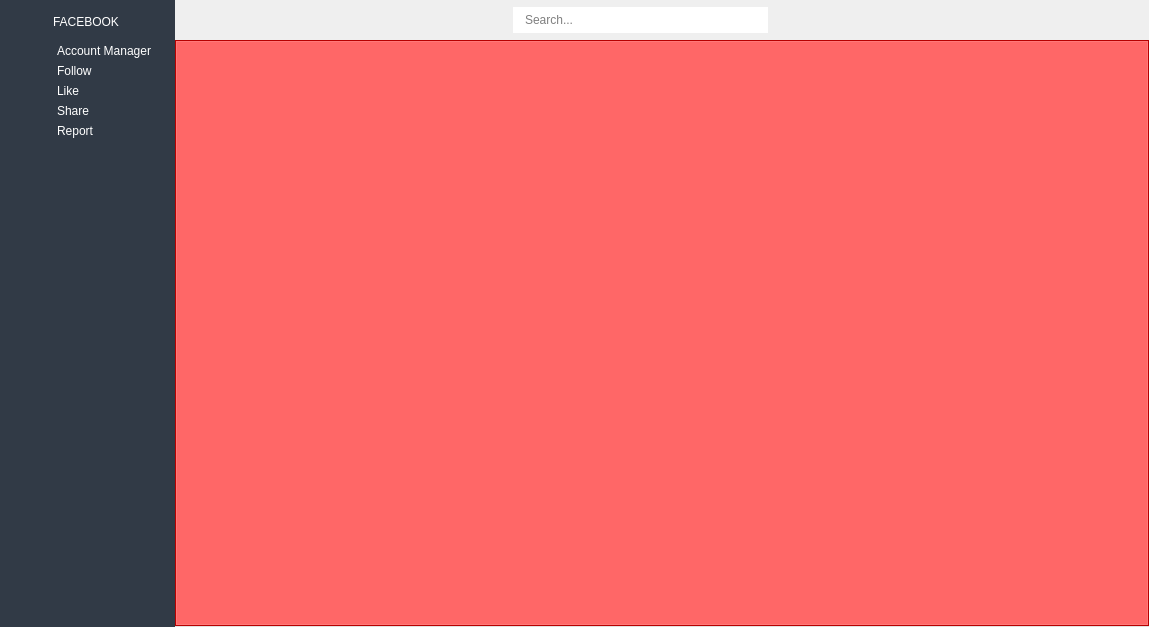
<?xml version="1.0" encoding="UTF-8"?>
<ui version="4.0">
 <class>MainWindow</class>
 <widget class="QMainWindow" name="MainWindow">
  <property name="geometry">
   <rect>
    <x>0</x>
    <y>0</y>
    <width>1149</width>
    <height>627</height>
   </rect>
  </property>
  <property name="windowTitle">
   <string>MainWindow</string>
  </property>
  <property name="styleSheet">
   <string notr="true">#icon_only_widget {
		background-color: #313a46;
		width:50px;
	}
#full_menu_widget {
		background-color: #313a46;
	}
#full_menu_widget QPushButton,#label_2 {
		border:none;
		text-align: left;
		color: #ffffff;
	}
#full_menu_widget QPushButton:hover {
		background-color: rgba( 86, 101, 115, 0.5);
	}

	#full_menu_widget QPushButton:checked {
		color: #fff;
	}
#logo_label_2 {
		color: #fff;
	}
#change_btn {
		padding: 5px;
		border: none;
		width: 30px;
		height: 30px;
	}
#search_input {
		border: none;
		padding: 5px 10px;
	}

	#search_input:focus {
		background-color: #70B9FE;
	}
#user_btn {
		border: none;
	}
#search_btn {
		border: none;
	}</string>
  </property>
  <widget class="QWidget" name="centralwidget">
   <layout class="QGridLayout" name="gridLayout_2">
    <property name="leftMargin">
     <number>0</number>
    </property>
    <property name="topMargin">
     <number>0</number>
    </property>
    <property name="rightMargin">
     <number>0</number>
    </property>
    <property name="bottomMargin">
     <number>0</number>
    </property>
    <property name="spacing">
     <number>0</number>
    </property>
    <item row="0" column="0">
     <widget class="QWidget" name="icon_only_widget" native="true">
      <property name="maximumSize">
       <size>
        <width>30</width>
        <height>16777215</height>
       </size>
      </property>
      <property name="styleSheet">
       <string notr="true"/>
      </property>
      <layout class="QVBoxLayout" name="verticalLayout">
       <property name="spacing">
        <number>12</number>
       </property>
       <property name="leftMargin">
        <number>0</number>
       </property>
       <property name="topMargin">
        <number>0</number>
       </property>
       <property name="rightMargin">
        <number>5</number>
       </property>
       <property name="bottomMargin">
        <number>0</number>
       </property>
       <item>
        <widget class="QPushButton" name="pushButton">
         <property name="maximumSize">
          <size>
           <width>20</width>
           <height>20</height>
          </size>
         </property>
         <property name="text">
          <string/>
         </property>
         <property name="icon">
          <iconset resource="../static/resource.qrc">
           <normaloff>:/icon/icon/home-2.ico</normaloff>:/icon/icon/home-2.ico</iconset>
         </property>
         <property name="iconSize">
          <size>
           <width>20</width>
           <height>20</height>
          </size>
         </property>
         <property name="checkable">
          <bool>true</bool>
         </property>
         <property name="autoExclusive">
          <bool>true</bool>
         </property>
         <property name="flat">
          <bool>true</bool>
         </property>
        </widget>
       </item>
       <item>
        <spacer name="verticalSpacer">
         <property name="orientation">
          <enum>Qt::Vertical</enum>
         </property>
         <property name="sizeHint" stdset="0">
          <size>
           <width>20</width>
           <height>381</height>
          </size>
         </property>
        </spacer>
       </item>
      </layout>
     </widget>
    </item>
    <item row="0" column="1">
     <widget class="QScrollArea" name="scrollArea">
      <property name="minimumSize">
       <size>
        <width>150</width>
        <height>0</height>
       </size>
      </property>
      <property name="maximumSize">
       <size>
        <width>150</width>
        <height>16777215</height>
       </size>
      </property>
      <property name="styleSheet">
       <string notr="true">border: none;

</string>
      </property>
      <property name="widgetResizable">
       <bool>true</bool>
      </property>
      <widget class="QWidget" name="full_menu_widget">
       <property name="geometry">
        <rect>
         <x>0</x>
         <y>0</y>
         <width>150</width>
         <height>627</height>
        </rect>
       </property>
       <layout class="QVBoxLayout" name="verticalLayout_4">
        <property name="spacing">
         <number>12</number>
        </property>
        <property name="leftMargin">
         <number>2</number>
        </property>
        <property name="topMargin">
         <number>0</number>
        </property>
        <property name="rightMargin">
         <number>0</number>
        </property>
        <property name="bottomMargin">
         <number>0</number>
        </property>
        <item>
         <widget class="QWidget" name="widget_2" native="true">
          <layout class="QHBoxLayout" name="horizontalLayout">
           <property name="spacing">
            <number>6</number>
           </property>
           <property name="leftMargin">
            <number>0</number>
           </property>
           <property name="topMargin">
            <number>0</number>
           </property>
           <property name="rightMargin">
            <number>0</number>
           </property>
           <property name="bottomMargin">
            <number>0</number>
           </property>
          </layout>
         </widget>
        </item>
        <item>
         <widget class="QWidget" name="widget_3" native="true">
          <layout class="QHBoxLayout" name="horizontalLayout_2">
           <property name="spacing">
            <number>6</number>
           </property>
           <property name="leftMargin">
            <number>0</number>
           </property>
           <property name="topMargin">
            <number>0</number>
           </property>
           <property name="rightMargin">
            <number>0</number>
           </property>
           <property name="bottomMargin">
            <number>0</number>
           </property>
           <item>
            <widget class="QLabel" name="label_2">
             <property name="maximumSize">
              <size>
               <width>20</width>
               <height>20</height>
              </size>
             </property>
             <property name="text">
              <string/>
             </property>
             <property name="pixmap">
              <pixmap resource="../static/resource.qrc">:/icon/icon/home-2.ico</pixmap>
             </property>
             <property name="scaledContents">
              <bool>true</bool>
             </property>
            </widget>
           </item>
           <item>
            <widget class="QPushButton" name="pushButton_3">
             <property name="minimumSize">
              <size>
               <width>20</width>
               <height>20</height>
              </size>
             </property>
             <property name="layoutDirection">
              <enum>Qt::RightToLeft</enum>
             </property>
             <property name="text">
              <string>FACEBOOK</string>
             </property>
             <property name="icon">
              <iconset resource="../static/resource.qrc">
               <normaloff>:/icon/icon/arrow-3.ico</normaloff>
               <normalon>:/icon/icon/arrow-4.ico</normalon>:/icon/icon/arrow-3.ico</iconset>
             </property>
             <property name="iconSize">
              <size>
               <width>20</width>
               <height>20</height>
              </size>
             </property>
             <property name="checkable">
              <bool>true</bool>
             </property>
             <property name="checked">
              <bool>false</bool>
             </property>
             <property name="autoExclusive">
              <bool>true</bool>
             </property>
            </widget>
           </item>
          </layout>
         </widget>
        </item>
        <item>
         <widget class="QWidget" name="menu_facebook" native="true">
          <layout class="QVBoxLayout" name="verticalLayout_2">
           <property name="leftMargin">
            <number>30</number>
           </property>
           <property name="topMargin">
            <number>0</number>
           </property>
           <property name="rightMargin">
            <number>0</number>
           </property>
           <property name="bottomMargin">
            <number>0</number>
           </property>
           <item>
            <widget class="QPushButton" name="Account_Manger_face">
             <property name="text">
              <string>Account Manager</string>
             </property>
            </widget>
           </item>
           <item>
            <widget class="QPushButton" name="Follow_face">
             <property name="text">
              <string>Follow</string>
             </property>
            </widget>
           </item>
           <item>
            <widget class="QPushButton" name="Like_face">
             <property name="text">
              <string>Like</string>
             </property>
            </widget>
           </item>
           <item>
            <widget class="QPushButton" name="Share_face">
             <property name="text">
              <string>Share</string>
             </property>
            </widget>
           </item>
           <item>
            <widget class="QPushButton" name="Report_face">
             <property name="text">
              <string>Report</string>
             </property>
            </widget>
           </item>
          </layout>
         </widget>
        </item>
        <item>
         <spacer name="verticalSpacer_2">
          <property name="orientation">
           <enum>Qt::Vertical</enum>
          </property>
          <property name="sizeHint" stdset="0">
           <size>
            <width>20</width>
            <height>40</height>
           </size>
          </property>
         </spacer>
        </item>
       </layout>
      </widget>
     </widget>
    </item>
    <item row="0" column="2">
     <widget class="QWidget" name="main_widget" native="true">
      <layout class="QGridLayout" name="gridLayout_3">
       <property name="leftMargin">
        <number>0</number>
       </property>
       <property name="topMargin">
        <number>0</number>
       </property>
       <property name="rightMargin">
        <number>0</number>
       </property>
       <property name="bottomMargin">
        <number>0</number>
       </property>
       <property name="horizontalSpacing">
        <number>3</number>
       </property>
       <property name="verticalSpacing">
        <number>0</number>
       </property>
       <item row="0" column="0">
        <widget class="QWidget" name="widget_4" native="true">
         <layout class="QGridLayout" name="gridLayout">
          <property name="leftMargin">
           <number>0</number>
          </property>
          <property name="topMargin">
           <number>0</number>
          </property>
          <property name="rightMargin">
           <number>0</number>
          </property>
          <property name="bottomMargin">
           <number>0</number>
          </property>
          <property name="spacing">
           <number>0</number>
          </property>
          <item row="0" column="0">
           <widget class="QWidget" name="widget" native="true">
            <property name="minimumSize">
             <size>
              <width>0</width>
              <height>40</height>
             </size>
            </property>
            <layout class="QHBoxLayout" name="horizontalLayout_5">
             <property name="spacing">
              <number>0</number>
             </property>
             <property name="leftMargin">
              <number>0</number>
             </property>
             <property name="topMargin">
              <number>0</number>
             </property>
             <property name="rightMargin">
              <number>9</number>
             </property>
             <property name="bottomMargin">
              <number>0</number>
             </property>
             <item>
              <widget class="QPushButton" name="change_btn">
               <property name="text">
                <string/>
               </property>
               <property name="icon">
                <iconset resource="../static/resource.qrc">
                 <normaloff>:/icon/icon/arrow-2.ico</normaloff>
                 <normalon>:/icon/icon/arrow-1.ico</normalon>:/icon/icon/arrow-2.ico</iconset>
               </property>
               <property name="iconSize">
                <size>
                 <width>14</width>
                 <height>14</height>
                </size>
               </property>
               <property name="checkable">
                <bool>true</bool>
               </property>
              </widget>
             </item>
             <item>
              <spacer name="horizontalSpacer_2">
               <property name="orientation">
                <enum>Qt::Horizontal</enum>
               </property>
               <property name="sizeHint" stdset="0">
                <size>
                 <width>236</width>
                 <height>20</height>
                </size>
               </property>
              </spacer>
             </item>
             <item>
              <layout class="QHBoxLayout" name="horizontalLayout_6">
               <property name="spacing">
                <number>10</number>
               </property>
               <item>
                <widget class="QLineEdit" name="search_input">
                 <property name="placeholderText">
                  <string>Search...</string>
                 </property>
                </widget>
               </item>
               <item>
                <widget class="QPushButton" name="search_btn">
                 <property name="text">
                  <string/>
                 </property>
                 <property name="icon">
                  <iconset resource="../static/resource.qrc">
                   <normaloff>:/icon/icon/search.ico</normaloff>:/icon/icon/search.ico</iconset>
                 </property>
                </widget>
               </item>
              </layout>
             </item>
             <item>
              <spacer name="horizontalSpacer_3">
               <property name="orientation">
                <enum>Qt::Horizontal</enum>
               </property>
               <property name="sizeHint" stdset="0">
                <size>
                 <width>236</width>
                 <height>20</height>
                </size>
               </property>
              </spacer>
             </item>
             <item>
              <widget class="QPushButton" name="user_btn">
               <property name="text">
                <string/>
               </property>
               <property name="icon">
                <iconset resource="../static/resource.qrc">
                 <normaloff>:/icon/icon/user.ico</normaloff>:/icon/icon/user.ico</iconset>
               </property>
              </widget>
             </item>
            </layout>
           </widget>
          </item>
          <item row="1" column="0">
           <widget class="QTabWidget" name="tabWidget">
            <property name="styleSheet">
             <string notr="true">#tabWidget {
	background-color: rgb(255, 0, 0);
	
}

QTabBar::close-button {
	margin-left: 3px;
	image:  url(:/icon/icon/x-mark-1.ico)
}

QTabBar::close-button:hover {
	
	image: url(:/icon/icon/x-mark-2.ico)
}
QTabBar::tab  {
                background: white;
				background: qlineargradient(x1:0, y1:0, x2:0, y2:1, stop:0 #f6f6f6, stop:1 #e0e0e0);
                border: solid #0066cc 2px;
				border-radius: 50px 50px 50px 50px;
                padding: 8px 16px;
				margin-right: 4px;

				
}
QTabBar::tab:selected {
                background: white;
                border-color: #ccc;
				border-radius: 33px 34px 0px 0px;
border: solid #0066cc 2px;
            }</string>
            </property>
            <property name="currentIndex">
             <number>-1</number>
            </property>
            <property name="tabsClosable">
             <bool>true</bool>
            </property>
           </widget>
          </item>
         </layout>
        </widget>
       </item>
      </layout>
     </widget>
    </item>
   </layout>
  </widget>
 </widget>
 <resources>
  <include location="../static/resource.qrc"/>
  <include location="../static/resource.qrc"/>
 </resources>
 <connections>
  <connection>
   <sender>pushButton_3</sender>
   <signal>toggled(bool)</signal>
   <receiver>menu_facebook</receiver>
   <slot>setHidden(bool)</slot>
   <hints>
    <hint type="sourcelabel">
     <x>140</x>
     <y>51</y>
    </hint>
    <hint type="destinationlabel">
     <x>119</x>
     <y>105</y>
    </hint>
   </hints>
  </connection>
  <connection>
   <sender>change_btn</sender>
   <signal>toggled(bool)</signal>
   <receiver>icon_only_widget</receiver>
   <slot>setVisible(bool)</slot>
   <hints>
    <hint type="sourcelabel">
     <x>194</x>
     <y>25</y>
    </hint>
    <hint type="destinationlabel">
     <x>0</x>
     <y>409</y>
    </hint>
   </hints>
  </connection>
  <connection>
   <sender>change_btn</sender>
   <signal>toggled(bool)</signal>
   <receiver>scrollArea</receiver>
   <slot>setHidden(bool)</slot>
   <hints>
    <hint type="sourcelabel">
     <x>202</x>
     <y>19</y>
    </hint>
    <hint type="destinationlabel">
     <x>150</x>
     <y>536</y>
    </hint>
   </hints>
  </connection>
 </connections>
</ui>
